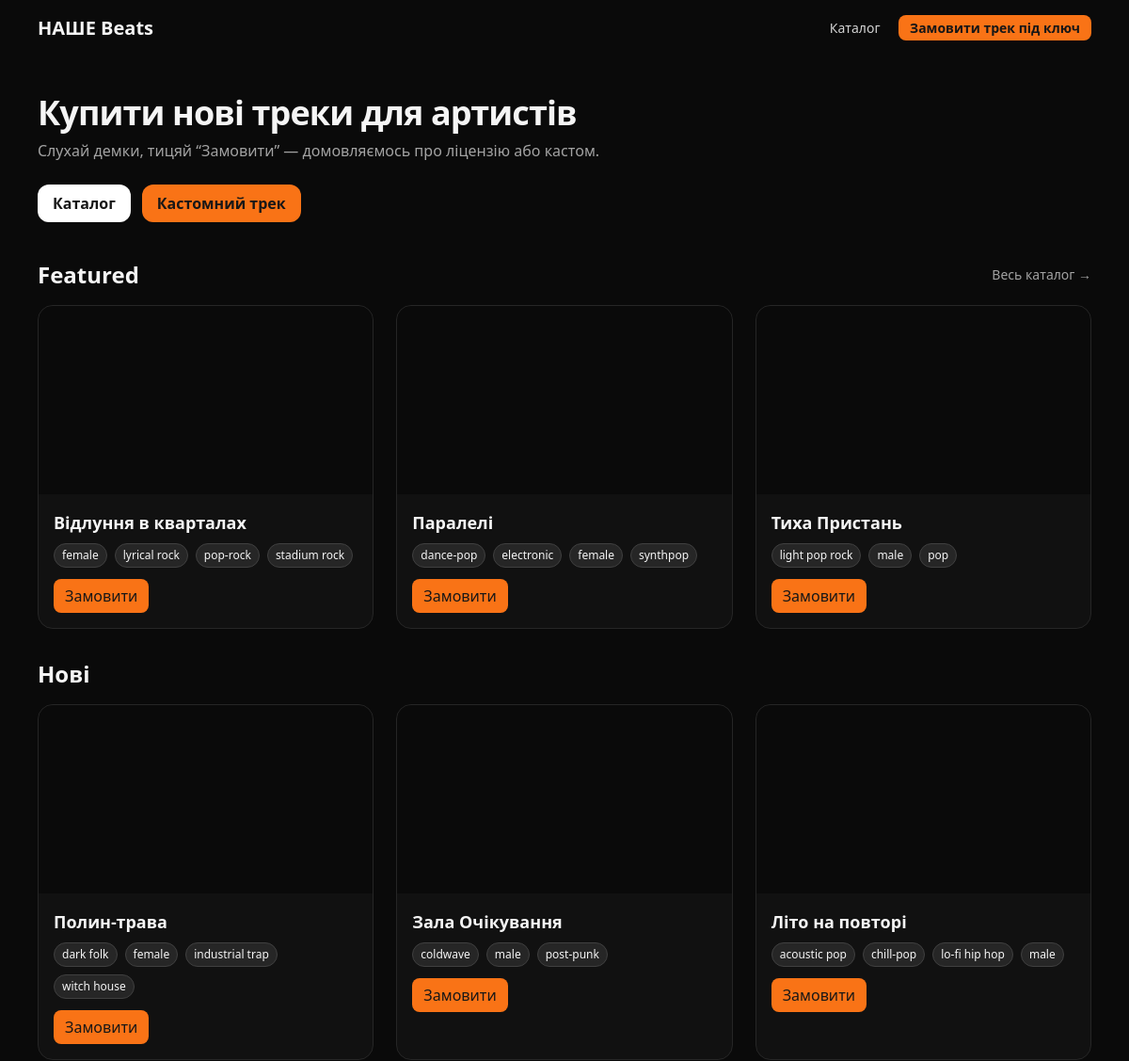
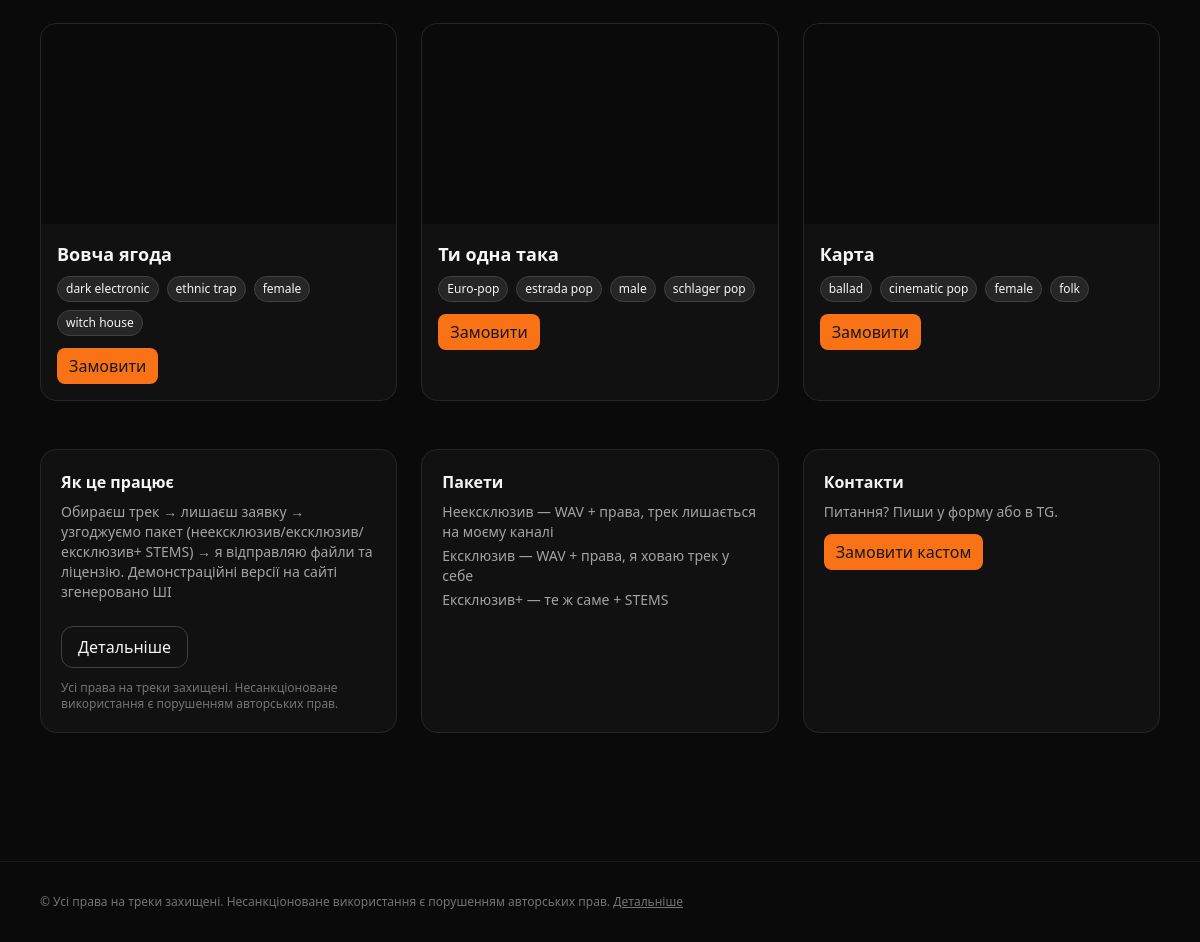
The page / on the database its author committed (2 pictures, top to bottom).
### tracks/models.py (models this page shows, shortened)
class Track(models.Model):
    title = models.CharField(max_length=200)
    youtube_url = models.URLField()
    description = models.TextField(blank=True)
    is_featured = models.BooleanField(default=False)
    created_at = models.DateTimeField(auto_now_add=True)
    view_count = models.PositiveIntegerField(default=0)      # перегляди деталки
    order_clicks = models.PositiveIntegerField(default=0)    # кліки "Замовити"
    genres = models.ManyToManyField("Genre", blank=True, related_name="tracks")
    slug = models.SlugField(max_length=220, unique=True)
    @property
    def embed_url(self):
        from urllib.parse import urlparse, parse_qs
        try:
            u = urlparse(self.youtube_url)
            host = u.netloc.replace('www.', '')
            if host == 'youtu.be':
                vid = u.path.lstrip('/')
            elif host in ('youtube.com', 'm.youtube.com', 'music.youtube.com'):
                vid = parse_qs(u.query).get('v', [None])[0]
            else:
                return None
            return f"https://www.youtube.com/embed/{vid}" if vid else None
        except Exception:
            return None

class Genre(models.Model):
    name = models.CharField(max_length=60, unique=True)
    slug = models.SlugField(max_length=80, unique=True, blank=True)
    class Meta:
        ordering = ["name"]

### tracks/views.py (the view)
# urls.py: path('', views.home, name='home'),  # головна
def home(request):
    featured = Track.objects.filter(is_featured=True).order_by("-created_at")[:6]
    latest = Track.objects.order_by("-created_at")[:6]
    top_genres = Genre.objects.annotate(n=Count("tracks")).order_by("-n", "name")[:12]
    return render(request, "tracks/home.html", {
        "featured": featured,
        "latest": latest,
        "top_genres": top_genres,
    })

### tracks/templates/tracks/home.html (shortened to what this page needs)
<!DOCTYPE html>
<html lang="uk">
<head>
    <script src="https://cdn.tailwindcss.com"></script>
</head>
<body class="bg-neutral-950 text-neutral-100">
<nav class="max-w-6xl mx-auto px-4 py-4 flex items-center justify-between">
    <a href="/" class="text-xl font-bold">НАШЕ Beats</a>
    <div class="space-x-4 text-sm">
        <a href="/catalog/" class="text-neutral-300 hover:text-white">Каталог</a>
        <a href="/order/" class="px-3 py-1 rounded-lg bg-orange-500 text-neutral-900 font-semibold hover:bg-orange-400">
            Замовити трек під ключ
        </a>
    </div>
</nav>
<header class="max-w-6xl mx-auto px-4 py-10">
    <h1 class="text-4xl font-extrabold tracking-tight">Купити нові треки для артистів</h1>
    <p class="mt-2 text-neutral-400">Слухай демки, тицяй “Замовити” — домовляємось про ліцензію або кастом.</p>
    <div class="mt-6 flex gap-3">
        <a href="/catalog/" class="px-4 py-2 rounded-xl bg-white text-neutral-900 font-semibold">Каталог</a>
        <a href="/order/" class="px-4 py-2 rounded-xl bg-orange-500 text-neutral-900 font-semibold">Кастомний трек</a>
    </div>
</header>
<section class="max-w-6xl mx-auto px-4 pb-8">
    <div class="flex items-center justify-between mb-4">
        <h2 class="text-2xl font-bold">Featured</h2>
        <a href="/catalog/" class="text-sm text-neutral-400 hover:text-white">Весь каталог →</a>
    </div>
    <div class="grid sm:grid-cols-2 lg:grid-cols-3 gap-6">
        {% for t in featured %}
        <article class="bg-neutral-900/60 border border-neutral-800 rounded-2xl overflow-hidden">
            <div class="aspect-video bg-black/40">
                <iframe class="w-full h-full" src="{{ t.embed_url }}" title="{{ t.title|escape }}" frameborder="0"
                        allowfullscreen></iframe>
            </div>
            <div class="p-4">
                <h3 class="text-lg font-semibold">
                    <a href="{% url 'track_detail' slug=t.slug %}" class="hover:underline">
                        {{ t.title }}
                    </a>
                </h3>
                <div class="mt-2 flex flex-wrap gap-2">
                    {% for g in t.genres.all %}
                    <a href="/catalog/?genre={{ g.slug }}"
                       class="text-xs px-2 py-1 rounded-full bg-neutral-800 border border-neutral-700 hover:border-neutral-500">
                        {{ g.name }}
                    </a>
                    {% endfor %}
                </div>
                <div class="mt-3">
                    <a href="/order/?track={{ t.id }}"
                       class="inline-block px-3 py-1.5 rounded-lg bg-orange-500 text-neutral-900 font-medium hover:bg-orange-400">
                        Замовити
                    </a>
                </div>
            </div>
        </article>
        {% empty %}
        <p class="text-neutral-400">Поки немає обраних треків.</p>
        {% endfor %}
    </div>
</section>
<section class="max-w-6xl mx-auto px-4 pb-12">
    <h2 class="text-2xl font-bold mb-4">Нові</h2>
    <div class="grid sm:grid-cols-2 lg:grid-cols-3 gap-6">
        {% for t in latest %}
        <article class="bg-neutral-900/60 border border-neutral-800 rounded-2xl overflow-hidden">
            <div class="aspect-video bg-black/40">
                <iframe class="w-full h-full" src="{{ t.embed_url }}" title="{{ t.title|escape }}" frameborder="0"
                        allowfullscreen></iframe>
            </div>
            <div class="p-4">
                <h3 class="text-lg font-semibold">
                    <a href="{% url 'track_detail' slug=t.slug %}" class="hover:underline">{{ t.title }}</a>
                </h3>
                <div class="mt-2 flex flex-wrap gap-2">
                    {% for g in t.genres.all %}
                    <a href="/catalog/?genre={{ g.slug }}"
                       class="text-xs px-2 py-1 rounded-full bg-neutral-800 border border-neutral-700 hover:border-neutral-500">
                        {{ g.name }}
                    </a>
                    {% endfor %}
                </div>
                <div class="mt-3">
                    <a href="/order/?track={{ t.id }}"
                       class="inline-block px-3 py-1.5 rounded-lg bg-orange-500 text-neutral-900 font-medium hover:bg-orange-400">
                        Замовити
                    </a>
                </div>
            </div>
        </article>
        {% endfor %}
    </div>
</section>
<section class="max-w-6xl mx-auto px-4 pb-16">
    <div class="grid md:grid-cols-3 gap-6">
        <div class="p-5 rounded-2xl border border-neutral-800 bg-neutral-900/60">
            <h3 class="font-semibold">Як це працює</h3>
            <p class="text-neutral-400 text-sm mt-2">Обираєш трек → лишаєш заявку → узгоджуємо пакет
                (неексклюзив/ексклюзив/ексклюзив+ STEMS) → я відправляю файли та ліцензію. Демонстраційні версії на
                сайті згенеровано ШІ</p>
            <div class="mt-6 flex gap-3">
                <a href="{% url 'how_it_works' %}"
                   class="inline-block px-4 py-2 rounded-xl border border-neutral-700 hover:border-neutral-500">
                    Детальніше
                </a>
            </div>
            <p class="mt-3 text-xs text-neutral-500">
                Усі права на треки захищені. Несанкціоноване використання є порушенням авторських прав.
            </p>
        </div>
        <div class="p-5 rounded-2xl border border-neutral-800 bg-neutral-900/60">
            <h3 class="font-semibold">Пакети</h3>
            <ul class="text-neutral-400 text-sm mt-2 space-y-1">
                <li>Неексклюзив — WAV + права, трек лишається на моєму каналі</li>
                <li>Ексклюзив — WAV + права, я ховаю трек у себе</li>
                <li>Ексклюзив+ — те ж саме + STEMS</li>
            </ul>
        </div>
        <div class="p-5 rounded-2xl border border-neutral-800 bg-neutral-900/60">
            <h3 class="font-semibold">Контакти</h3>
            <p class="text-neutral-400 text-sm mt-2">Питання? Пиши у форму або в TG.</p>
            <a href="/order/"
               class="inline-block mt-3 px-3 py-1.5 rounded-lg bg-orange-500 text-neutral-900 font-medium">Замовити
                кастом</a>
        </div>
    </div>
</section>
<footer class="mt-16 border-t border-neutral-900">
    <div class="max-w-6xl mx-auto px-4 py-8 text-xs text-neutral-500">
        © {{ now|date:"Y" }} Усі права на треки захищені.
        Несанкціоноване використання є порушенням авторських прав.
        <a class="underline hover:text-neutral-300" href="{% url 'how_it_works' %}">Детальніше</a>
    </div>
</footer>
</body>
</html>

### rows shown on the page
Track: title "Відлуння в кварталах"
Genre: name "female"
Genre: name "lyrical rock"
Genre: name "pop-rock"
Genre: name "stadium rock"
Track: title "Паралелі"
Genre: name "dance-pop"
Genre: name "electronic"
Genre: name "synthpop"
Track: title "Тиха Пристань"
Genre: name "light pop rock"
Genre: name "male"
Genre: name "pop"
Track: title "Полин-трава"
Genre: name "dark folk"
Genre: name "industrial trap"
Genre: name "witch house"
Track: title "Зала Очікування"
Genre: name "coldwave"
Genre: name "post-punk"
Track: title "Літо на повторі"
Genre: name "acoustic pop"
Genre: name "chill-pop"
Genre: name "lo-fi hip hop"
Track: title "Вовча ягода"
Genre: name "dark electronic"
Genre: name "ethnic trap"
Track: title "Ти одна така"
Genre: name "Euro-pop"
Genre: name "estrada pop"
Genre: name "schlager pop"
Track: title "Карта"
Genre: name "ballad"
Genre: name "cinematic pop"
Genre: name "folk"
